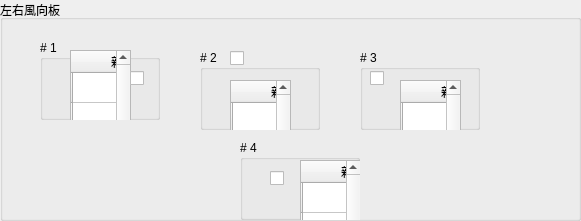
  <widget class="QGroupBox" name="group_horizontal">
   <property name="geometry">
    <rect>
     <x>30</x>
     <y>350</y>
     <width>581</width>
     <height>221</height>
    </rect>
   </property>
   <property name="title">
    <string>左右風向板</string>
   </property>
   <widget class="QGroupBox" name="group_horizontal_1">
    <property name="geometry">
     <rect>
      <x>40</x>
      <y>40</y>
      <width>120</width>
      <height>80</height>
     </rect>
    </property>
    <property name="title">
     <string># 1</string>
    </property>
    <widget class="QTableWidget" name="table_horizontal_1">
     <property name="geometry">
      <rect>
       <x>30</x>
       <y>10</y>
       <width>61</width>
       <height>141</height>
      </rect>
     </property>
     <row>
      <property name="text">
       <string/>
      </property>
      <property name="textAlignment">
       <set>AlignCenter</set>
      </property>
     </row>
     <row>
      <property name="text">
       <string/>
      </property>
     </row>
     <row>
      <property name="text">
       <string/>
      </property>
     </row>
     <row>
      <property name="text">
       <string/>
      </property>
     </row>
     <row>
      <property name="text">
       <string/>
      </property>
     </row>
     <column>
      <property name="text">
       <string>親機</string>
      </property>
      <property name="textAlignment">
       <set>AlignCenter</set>
      </property>
     </column>
     <column>
      <property name="text">
       <string>子機</string>
      </property>
     </column>
     <item row="0" column="0">
      <property name="text">
       <string>親</string>
      </property>
      <property name="textAlignment">
       <set>AlignCenter</set>
      </property>
     </item>
     <item row="0" column="1">
      <property name="text">
       <string>子</string>
      </property>
      <property name="textAlignment">
       <set>AlignCenter</set>
      </property>
     </item>
     <item row="1" column="0">
      <property name="text">
       <string/>
      </property>
      <property name="textAlignment">
       <set>AlignCenter</set>
      </property>
     </item>
     <item row="1" column="1">
      <property name="text">
       <string/>
      </property>
      <property name="textAlignment">
       <set>AlignCenter</set>
      </property>
     </item>
     <item row="2" column="0">
      <property name="text">
       <string/>
      </property>
      <property name="textAlignment">
       <set>AlignCenter</set>
      </property>
     </item>
     <item row="2" column="1">
      <property name="text">
       <string/>
      </property>
      <property name="textAlignment">
       <set>AlignCenter</set>
      </property>
     </item>
     <item row="3" column="0">
      <property name="text">
       <string/>
      </property>
      <property name="textAlignment">
       <set>AlignCenter</set>
      </property>
     </item>
     <item row="3" column="1">
      <property name="text">
       <string/>
      </property>
      <property name="textAlignment">
       <set>AlignCenter</set>
      </property>
     </item>
     <item row="4" column="0">
      <property name="text">
       <string/>
      </property>
      <property name="textAlignment">
       <set>AlignCenter</set>
      </property>
     </item>
     <item row="4" column="1">
      <property name="text">
       <string/>
      </property>
      <property name="textAlignment">
       <set>AlignCenter</set>
      </property>
     </item>
    </widget>
    <widget class="QCheckBox" name="check_horizontal_1">
     <property name="geometry">
      <rect>
       <x>90</x>
       <y>30</y>
       <width>16</width>
       <height>16</height>
      </rect>
     </property>
     <property name="text">
      <string/>
     </property>
    </widget>
   </widget>
   <widget class="QGroupBox" name="group_horizontal_2">
    <property name="geometry">
     <rect>
      <x>200</x>
      <y>50</y>
      <width>120</width>
      <height>80</height>
     </rect>
    </property>
    <property name="title">
     <string># 2</string>
    </property>
    <widget class="QTableWidget" name="table_horizontal_2">
     <property name="geometry">
      <rect>
       <x>30</x>
       <y>30</y>
       <width>61</width>
       <height>141</height>
      </rect>
     </property>
     <row>
      <property name="text">
       <string/>
      </property>
      <property name="textAlignment">
       <set>AlignCenter</set>
      </property>
     </row>
     <row>
      <property name="text">
       <string/>
      </property>
     </row>
     <row>
      <property name="text">
       <string/>
      </property>
     </row>
     <row>
      <property name="text">
       <string/>
      </property>
     </row>
     <row>
      <property name="text">
       <string/>
      </property>
     </row>
     <column>
      <property name="text">
       <string>親機</string>
      </property>
      <property name="textAlignment">
       <set>AlignCenter</set>
      </property>
     </column>
     <column>
      <property name="text">
       <string>子機</string>
      </property>
     </column>
     <item row="0" column="0">
      <property name="text">
       <string>親</string>
      </property>
      <property name="textAlignment">
       <set>AlignCenter</set>
      </property>
     </item>
     <item row="0" column="1">
      <property name="text">
       <string>子</string>
      </property>
      <property name="textAlignment">
       <set>AlignCenter</set>
      </property>
     </item>
     <item row="1" column="0">
      <property name="text">
       <string/>
      </property>
      <property name="textAlignment">
       <set>AlignCenter</set>
      </property>
     </item>
     <item row="1" column="1">
      <property name="text">
       <string/>
      </property>
      <property name="textAlignment">
       <set>AlignCenter</set>
      </property>
     </item>
     <item row="2" column="0">
      <property name="text">
       <string/>
      </property>
      <property name="textAlignment">
       <set>AlignCenter</set>
      </property>
     </item>
     <item row="2" column="1">
      <property name="text">
       <string/>
      </property>
      <property name="textAlignment">
       <set>AlignCenter</set>
      </property>
     </item>
     <item row="3" column="0">
      <property name="text">
       <string/>
      </property>
      <property name="textAlignment">
       <set>AlignCenter</set>
      </property>
     </item>
     <item row="3" column="1">
      <property name="text">
       <string/>
      </property>
      <property name="textAlignment">
       <set>AlignCenter</set>
      </property>
     </item>
     <item row="4" column="0">
      <property name="text">
       <string/>
      </property>
      <property name="textAlignment">
       <set>AlignCenter</set>
      </property>
     </item>
     <item row="4" column="1">
      <property name="text">
       <string/>
      </property>
      <property name="textAlignment">
       <set>AlignCenter</set>
      </property>
     </item>
    </widget>
    <widget class="QCheckBox" name="check_horizontal_2">
     <property name="geometry">
      <rect>
       <x>30</x>
       <y>0</y>
       <width>16</width>
       <height>16</height>
      </rect>
     </property>
     <property name="text">
      <string/>
     </property>
    </widget>
   </widget>
   <widget class="QGroupBox" name="group_horizontal_3">
    <property name="geometry">
     <rect>
      <x>360</x>
      <y>50</y>
      <width>120</width>
      <height>80</height>
     </rect>
    </property>
    <property name="title">
     <string># 3</string>
    </property>
    <widget class="QTableWidget" name="table_horizontal_3">
     <property name="geometry">
      <rect>
       <x>40</x>
       <y>30</y>
       <width>61</width>
       <height>141</height>
      </rect>
     </property>
     <row>
      <property name="text">
       <string/>
      </property>
      <property name="textAlignment">
       <set>AlignCenter</set>
      </property>
     </row>
     <row>
      <property name="text">
       <string/>
      </property>
     </row>
     <row>
      <property name="text">
       <string/>
      </property>
     </row>
     <row>
      <property name="text">
       <string/>
      </property>
     </row>
     <row>
      <property name="text">
       <string/>
      </property>
     </row>
     <column>
      <property name="text">
       <string>親機</string>
      </property>
      <property name="textAlignment">
       <set>AlignCenter</set>
      </property>
     </column>
     <column>
      <property name="text">
       <string>子機</string>
      </property>
     </column>
     <item row="0" column="0">
      <property name="text">
       <string>親</string>
      </property>
      <property name="textAlignment">
       <set>AlignCenter</set>
      </property>
     </item>
     <item row="0" column="1">
      <property name="text">
       <string>子</string>
      </property>
      <property name="textAlignment">
       <set>AlignCenter</set>
      </property>
     </item>
     <item row="1" column="0">
      <property name="text">
       <string/>
      </property>
      <property name="textAlignment">
       <set>AlignCenter</set>
      </property>
     </item>
     <item row="1" column="1">
      <property name="text">
       <string/>
      </property>
      <property name="textAlignment">
       <set>AlignCenter</set>
      </property>
     </item>
     <item row="2" column="0">
      <property name="text">
       <string/>
      </property>
      <property name="textAlignment">
       <set>AlignCenter</set>
      </property>
     </item>
     <item row="2" column="1">
      <property name="text">
       <string/>
      </property>
      <property name="textAlignment">
       <set>AlignCenter</set>
      </property>
     </item>
     <item row="3" column="0">
      <property name="text">
       <string/>
      </property>
      <property name="textAlignment">
       <set>AlignCenter</set>
      </property>
     </item>
     <item row="3" column="1">
      <property name="text">
       <string/>
      </property>
      <property name="textAlignment">
       <set>AlignCenter</set>
      </property>
     </item>
     <item row="4" column="0">
      <property name="text">
       <string/>
      </property>
      <property name="textAlignment">
       <set>AlignCenter</set>
      </property>
     </item>
     <item row="4" column="1">
      <property name="text">
       <string/>
      </property>
      <property name="textAlignment">
       <set>AlignCenter</set>
      </property>
     </item>
    </widget>
    <widget class="QCheckBox" name="check_horizontal_3">
     <property name="geometry">
      <rect>
       <x>10</x>
       <y>20</y>
       <width>16</width>
       <height>16</height>
      </rect>
     </property>
     <property name="text">
      <string/>
     </property>
    </widget>
   </widget>
   <widget class="QGroupBox" name="group_horizontal_4">
    <property name="geometry">
     <rect>
      <x>240</x>
      <y>140</y>
      <width>120</width>
      <height>80</height>
     </rect>
    </property>
    <property name="title">
     <string># 4</string>
    </property>
    <widget class="QTableWidget" name="table_horizontal_4">
     <property name="geometry">
      <rect>
       <x>60</x>
       <y>20</y>
       <width>61</width>
       <height>141</height>
      </rect>
     </property>
     <row>
      <property name="text">
       <string/>
      </property>
      <property name="textAlignment">
       <set>AlignCenter</set>
      </property>
     </row>
     <row>
      <property name="text">
       <string/>
      </property>
     </row>
     <row>
      <property name="text">
       <string/>
      </property>
     </row>
     <row>
      <property name="text">
       <string/>
      </property>
     </row>
     <row>
      <property name="text">
       <string/>
      </property>
     </row>
     <column>
      <property name="text">
       <string>親機</string>
      </property>
      <property name="textAlignment">
       <set>AlignCenter</set>
      </property>
     </column>
     <column>
      <property name="text">
       <string>子機</string>
      </property>
     </column>
     <item row="0" column="0">
      <property name="text">
       <string>親</string>
      </property>
      <property name="textAlignment">
       <set>AlignCenter</set>
      </property>
     </item>
     <item row="0" column="1">
      <property name="text">
       <string>子</string>
      </property>
      <property name="textAlignment">
       <set>AlignCenter</set>
      </property>
     </item>
     <item row="1" column="0">
      <property name="text">
       <string/>
      </property>
      <property name="textAlignment">
       <set>AlignCenter</set>
      </property>
     </item>
     <item row="1" column="1">
      <property name="text">
       <string/>
      </property>
      <property name="textAlignment">
       <set>AlignCenter</set>
      </property>
     </item>
     <item row="2" column="0">
      <property name="text">
       <string/>
      </property>
      <property name="textAlignment">
       <set>AlignCenter</set>
      </property>
     </item>
     <item row="2" column="1">
      <property name="text">
       <string/>
      </property>
      <property name="textAlignment">
       <set>AlignCenter</set>
      </property>
     </item>
     <item row="3" column="0">
      <property name="text">
       <string/>
      </property>
      <property name="textAlignment">
       <set>AlignCenter</set>
      </property>
     </item>
     <item row="3" column="1">
      <property name="text">
       <string/>
      </property>
      <property name="textAlignment">
       <set>AlignCenter</set>
      </property>
     </item>
     <item row="4" column="0">
      <property name="text">
       <string/>
      </property>
      <property name="textAlignment">
       <set>AlignCenter</set>
      </property>
     </item>
     <item row="4" column="1">
      <property name="text">
       <string/>
      </property>
      <property name="textAlignment">
       <set>AlignCenter</set>
      </property>
     </item>
    </widget>
    <widget class="QCheckBox" name="check_horizontal_4">
     <property name="geometry">
      <rect>
       <x>30</x>
       <y>30</y>
       <width>16</width>
       <height>16</height>
      </rect>
     </property>
     <property name="text">
      <string/>
     </property>
    </widget>
   </widget>
  </widget>
